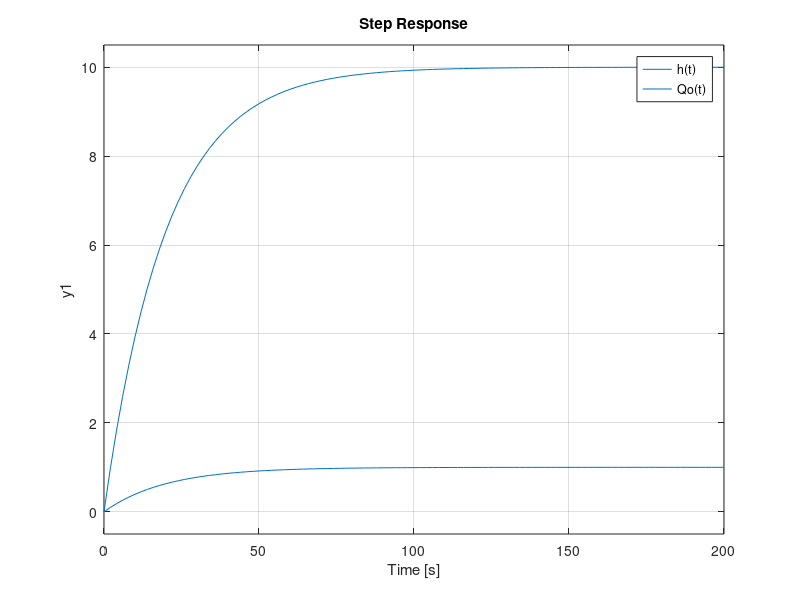
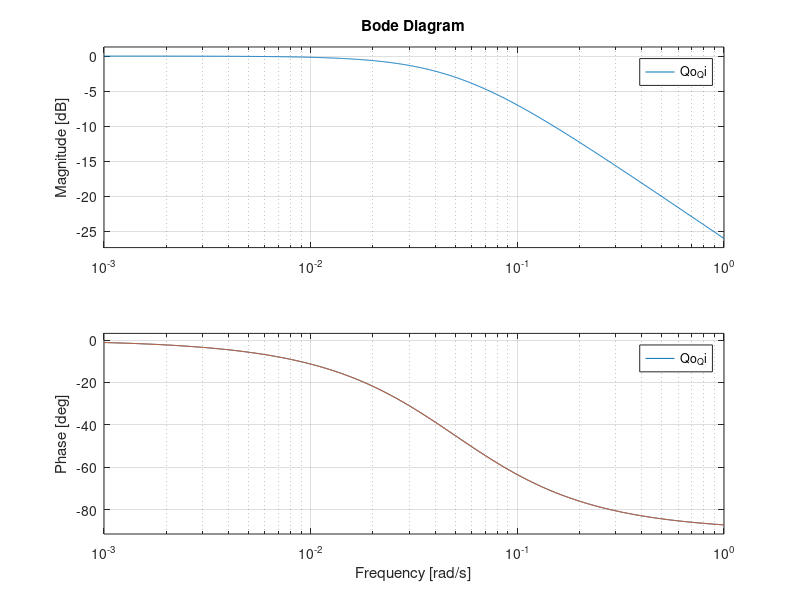

Recreate these plots in MATLAB, in order. (Note: this script raises an error after producing the figures.)
%% 1
% b)
C = 2;
R = 10;

H_Qi = tf([R],[R*C 1])
Qo_Qi = tf([1],[R*C 1])

step(H_Qi)
hold on
step(Qo_Qi)

legend('h(t)','Qo(t)')
% e)
figure
bode(H_Qi)
hold on
bode(Qo_Qi)
grid on

%% 2
C_1 = 1.5;
C_2 = 2;
R_1 = 1;
R_2 = 5;
G11 = tf([(R_1^2*R_2*C_2) 0 (R_1^2+R_1*R_2)],[(R_1^2*C_1*R_2*C_2) (R_1*R_2*C_2+R_1^2*C_1+R_1*R_2*C_1) R_1])

G12 = tf([R_1*R_2],[(R_1^2*C_1*R_2*C_2) (R_1*R_2*C_2+R_1^2*C_1+R_1*R_2*C_1) R_1])

G21 = tf([R_2],[(R_1*C_1*R_2*C_2) (R_2*C_2+R_1*C_1+R_2*C_1) 1])

% G22 = tf([R_1*R_2],[(R_1^2*C_1*R_2*C_2) (R_1*R_2*C_2+R_1^2*C_1+R_1*R_2*C_1) R_1])
G22 = tf([R_1*R_2*C_1 R_2],[(R_1*C_1*R_2*C_2) (R_2*C_2+R_1*C_1+R_2*C_1) 1])

figure
t = 0:0.5:200;
[h11,t]=step(G11,t);
opt = stepDataOptions('StepAmplitude',3);
[h12,t]=step(G12,t,opt);
h1 = h11+h12;
plot(t,h1)
grid on
hold on

[h21,t]=step(G21,t);
[h22,t]=step(G22,t,opt);
h2 = h21+h22;
plot(t,h2)

legend('H1','H2')